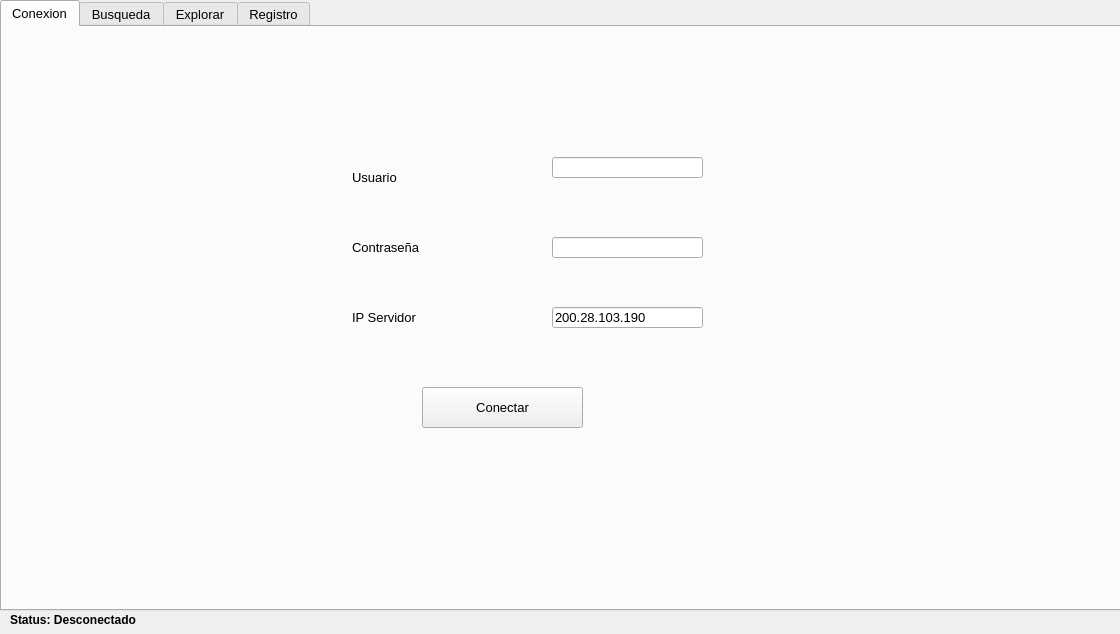
<?xml version="1.0" encoding="UTF-8"?>
<ui version="4.0">
 <class>Widget</class>
 <widget class="QWidget" name="Widget">
  <property name="geometry">
   <rect>
    <x>0</x>
    <y>0</y>
    <width>1120</width>
    <height>634</height>
   </rect>
  </property>
  <property name="windowTitle">
   <string>Widget</string>
  </property>
  <widget class="QTabWidget" name="tabWidget">
   <property name="geometry">
    <rect>
     <x>0</x>
     <y>0</y>
     <width>1121</width>
     <height>611</height>
    </rect>
   </property>
   <property name="font">
    <font>
     <pointsize>10</pointsize>
    </font>
   </property>
   <property name="currentIndex">
    <number>0</number>
   </property>
   <property name="iconSize">
    <size>
     <width>50</width>
     <height>50</height>
    </size>
   </property>
   <widget class="QWidget" name="tab_3">
    <attribute name="title">
     <string>Conexion</string>
    </attribute>
    <widget class="QLabel" name="label_8">
     <property name="geometry">
      <rect>
       <x>350</x>
       <y>140</y>
       <width>91</width>
       <height>20</height>
      </rect>
     </property>
     <property name="text">
      <string>Usuario</string>
     </property>
    </widget>
    <widget class="QLabel" name="label_16">
     <property name="geometry">
      <rect>
       <x>350</x>
       <y>280</y>
       <width>91</width>
       <height>20</height>
      </rect>
     </property>
     <property name="text">
      <string>IP Servidor</string>
     </property>
    </widget>
    <widget class="QPushButton" name="conexion_conectar">
     <property name="geometry">
      <rect>
       <x>420</x>
       <y>360</y>
       <width>161</width>
       <height>41</height>
      </rect>
     </property>
     <property name="text">
      <string>Conectar</string>
     </property>
    </widget>
    <widget class="QLabel" name="label_15">
     <property name="geometry">
      <rect>
       <x>350</x>
       <y>210</y>
       <width>91</width>
       <height>20</height>
      </rect>
     </property>
     <property name="text">
      <string>Contraseña</string>
     </property>
    </widget>
    <widget class="QLineEdit" name="conexion_usuario">
     <property name="geometry">
      <rect>
       <x>550</x>
       <y>130</y>
       <width>151</width>
       <height>21</height>
      </rect>
     </property>
     <property name="text">
      <string/>
     </property>
    </widget>
    <widget class="QLineEdit" name="conexion_password">
     <property name="geometry">
      <rect>
       <x>550</x>
       <y>210</y>
       <width>151</width>
       <height>21</height>
      </rect>
     </property>
     <property name="text">
      <string/>
     </property>
     <property name="echoMode">
      <enum>QLineEdit::Password</enum>
     </property>
    </widget>
    <widget class="QLineEdit" name="conexion_ip">
     <property name="geometry">
      <rect>
       <x>550</x>
       <y>280</y>
       <width>151</width>
       <height>21</height>
      </rect>
     </property>
     <property name="text">
      <string>200.28.103.190</string>
     </property>
    </widget>
   </widget>
   <widget class="QWidget" name="tab">
    <attribute name="title">
     <string>Busqueda</string>
    </attribute>
    <widget class="QTreeWidget" name="busqueda_filtros">
     <property name="geometry">
      <rect>
       <x>10</x>
       <y>80</y>
       <width>501</width>
       <height>111</height>
      </rect>
     </property>
     <property name="font">
      <font>
       <pointsize>9</pointsize>
      </font>
     </property>
     <property name="sortingEnabled">
      <bool>true</bool>
     </property>
     <attribute name="headerDefaultSectionSize">
      <number>150</number>
     </attribute>
     <column>
      <property name="text">
       <string>Parametro</string>
      </property>
     </column>
     <column>
      <property name="text">
       <string>Condicion</string>
      </property>
     </column>
     <column>
      <property name="text">
       <string>Valor</string>
      </property>
     </column>
    </widget>
    <widget class="QPushButton" name="busqueda_agregar_filtro">
     <property name="geometry">
      <rect>
       <x>10</x>
       <y>20</y>
       <width>141</width>
       <height>31</height>
      </rect>
     </property>
     <property name="text">
      <string>Agregar Filtro</string>
     </property>
    </widget>
    <widget class="QLabel" name="label">
     <property name="geometry">
      <rect>
       <x>10</x>
       <y>60</y>
       <width>63</width>
       <height>20</height>
      </rect>
     </property>
     <property name="text">
      <string>Filtros</string>
     </property>
    </widget>
    <widget class="QPushButton" name="busqueda_eliminar_filtro">
     <property name="geometry">
      <rect>
       <x>190</x>
       <y>20</y>
       <width>141</width>
       <height>31</height>
      </rect>
     </property>
     <property name="text">
      <string>Eliminar Filtro</string>
     </property>
    </widget>
    <widget class="QTreeWidget" name="busqueda_resultados">
     <property name="geometry">
      <rect>
       <x>10</x>
       <y>210</y>
       <width>501</width>
       <height>131</height>
      </rect>
     </property>
     <property name="font">
      <font>
       <pointsize>9</pointsize>
      </font>
     </property>
     <property name="sortingEnabled">
      <bool>true</bool>
     </property>
     <attribute name="headerDefaultSectionSize">
      <number>90</number>
     </attribute>
     <column>
      <property name="text">
       <string>Experimento</string>
      </property>
     </column>
     <column>
      <property name="text">
       <string>Jornada</string>
      </property>
     </column>
     <column>
      <property name="text">
       <string>Parametros</string>
      </property>
     </column>
     <column>
      <property name="text">
       <string>Archivos</string>
      </property>
     </column>
     <column>
      <property name="text">
       <string>Seleccion</string>
      </property>
     </column>
    </widget>
    <widget class="QLabel" name="label_2">
     <property name="geometry">
      <rect>
       <x>10</x>
       <y>190</y>
       <width>131</width>
       <height>20</height>
      </rect>
     </property>
     <property name="text">
      <string>Resultados</string>
     </property>
    </widget>
    <widget class="QPushButton" name="busqueda_buscar">
     <property name="geometry">
      <rect>
       <x>370</x>
       <y>20</y>
       <width>141</width>
       <height>31</height>
      </rect>
     </property>
     <property name="text">
      <string>Buscar</string>
     </property>
    </widget>
    <widget class="QTreeWidget" name="busqueda_parametros">
     <property name="geometry">
      <rect>
       <x>10</x>
       <y>360</y>
       <width>501</width>
       <height>201</height>
      </rect>
     </property>
     <property name="font">
      <font>
       <pointsize>9</pointsize>
      </font>
     </property>
     <property name="sortingEnabled">
      <bool>true</bool>
     </property>
     <attribute name="headerDefaultSectionSize">
      <number>120</number>
     </attribute>
     <column>
      <property name="text">
       <string>Datapoint</string>
      </property>
     </column>
     <column>
      <property name="text">
       <string>Parametro</string>
      </property>
     </column>
     <column>
      <property name="text">
       <string>Valor</string>
      </property>
     </column>
     <column>
      <property name="text">
       <string>Unidad</string>
      </property>
     </column>
    </widget>
    <widget class="QLabel" name="label_3">
     <property name="geometry">
      <rect>
       <x>10</x>
       <y>340</y>
       <width>171</width>
       <height>20</height>
      </rect>
     </property>
     <property name="text">
      <string>Parametros</string>
     </property>
    </widget>
    <widget class="QTreeWidget" name="busqueda_archivos">
     <property name="geometry">
      <rect>
       <x>520</x>
       <y>360</y>
       <width>591</width>
       <height>201</height>
      </rect>
     </property>
     <property name="font">
      <font>
       <pointsize>9</pointsize>
      </font>
     </property>
     <property name="sortingEnabled">
      <bool>true</bool>
     </property>
     <column>
      <property name="text">
       <string>Datapoint</string>
      </property>
     </column>
     <column>
      <property name="text">
       <string>Archivo</string>
      </property>
     </column>
    </widget>
    <widget class="QLabel" name="label_4">
     <property name="geometry">
      <rect>
       <x>520</x>
       <y>340</y>
       <width>171</width>
       <height>20</height>
      </rect>
     </property>
     <property name="text">
      <string>Archivos</string>
     </property>
    </widget>
    <widget class="QFrame" name="frame">
     <property name="geometry">
      <rect>
       <x>520</x>
       <y>30</y>
       <width>591</width>
       <height>261</height>
      </rect>
     </property>
     <property name="frameShape">
      <enum>QFrame::StyledPanel</enum>
     </property>
     <property name="frameShadow">
      <enum>QFrame::Raised</enum>
     </property>
     <widget class="PlotWidget" name="busqueda_preview_graph" native="true">
      <property name="geometry">
       <rect>
        <x>0</x>
        <y>0</y>
        <width>591</width>
        <height>261</height>
       </rect>
      </property>
      <property name="font">
       <font>
        <pointsize>9</pointsize>
       </font>
      </property>
      <property name="autoFillBackground">
       <bool>false</bool>
      </property>
     </widget>
     <widget class="QLabel" name="busqueda_preview_image">
      <property name="geometry">
       <rect>
        <x>0</x>
        <y>0</y>
        <width>591</width>
        <height>261</height>
       </rect>
      </property>
      <property name="font">
       <font>
        <pointsize>9</pointsize>
       </font>
      </property>
      <property name="text">
       <string/>
      </property>
      <property name="alignment">
       <set>Qt::AlignCenter</set>
      </property>
     </widget>
     <widget class="QTextBrowser" name="busqueda_preview_text">
      <property name="geometry">
       <rect>
        <x>0</x>
        <y>0</y>
        <width>591</width>
        <height>261</height>
       </rect>
      </property>
      <property name="font">
       <font>
        <pointsize>9</pointsize>
       </font>
      </property>
      <property name="html">
       <string>&lt;!DOCTYPE HTML PUBLIC &quot;-//W3C//DTD HTML 4.0//EN&quot; &quot;http://www.w3.org/TR/REC-html40/strict.dtd&quot;&gt;
&lt;html&gt;&lt;head&gt;&lt;meta name=&quot;qrichtext&quot; content=&quot;1&quot; /&gt;&lt;meta charset=&quot;utf-8&quot; /&gt;&lt;style type=&quot;text/css&quot;&gt;
p, li { white-space: pre-wrap; }
&lt;/style&gt;&lt;/head&gt;&lt;body style=&quot; font-family:'Segoe UI'; font-size:9pt; font-weight:400; font-style:normal;&quot;&gt;
&lt;p style=&quot;-qt-paragraph-type:empty; margin-top:12px; margin-bottom:12px; margin-left:0px; margin-right:0px; -qt-block-indent:0; text-indent:0px;&quot;&gt;&lt;br /&gt;&lt;/p&gt;&lt;/body&gt;&lt;/html&gt;</string>
      </property>
     </widget>
    </widget>
    <widget class="QLabel" name="label_5">
     <property name="geometry">
      <rect>
       <x>520</x>
       <y>10</y>
       <width>171</width>
       <height>20</height>
      </rect>
     </property>
     <property name="text">
      <string>Preview</string>
     </property>
    </widget>
    <widget class="QPushButton" name="busqueda_descargar">
     <property name="geometry">
      <rect>
       <x>520</x>
       <y>300</y>
       <width>191</width>
       <height>31</height>
      </rect>
     </property>
     <property name="text">
      <string>Descargar Seleccion</string>
     </property>
    </widget>
    <widget class="QLabel" name="busqueda_preview_label">
     <property name="geometry">
      <rect>
       <x>590</x>
       <y>10</y>
       <width>521</width>
       <height>20</height>
      </rect>
     </property>
     <property name="text">
      <string/>
     </property>
     <property name="alignment">
      <set>Qt::AlignRight|Qt::AlignTrailing|Qt::AlignVCenter</set>
     </property>
    </widget>
    <widget class="QLabel" name="busqueda_label_resultados">
     <property name="geometry">
      <rect>
       <x>740</x>
       <y>310</y>
       <width>101</width>
       <height>20</height>
      </rect>
     </property>
     <property name="layoutDirection">
      <enum>Qt::LeftToRight</enum>
     </property>
     <property name="text">
      <string>Experimento:</string>
     </property>
     <property name="alignment">
      <set>Qt::AlignLeading|Qt::AlignLeft|Qt::AlignVCenter</set>
     </property>
    </widget>
    <widget class="QLabel" name="busqueda_label_resultados_2">
     <property name="geometry">
      <rect>
       <x>740</x>
       <y>330</y>
       <width>101</width>
       <height>20</height>
      </rect>
     </property>
     <property name="layoutDirection">
      <enum>Qt::LeftToRight</enum>
     </property>
     <property name="text">
      <string>Jornada:</string>
     </property>
     <property name="alignment">
      <set>Qt::AlignLeading|Qt::AlignLeft|Qt::AlignVCenter</set>
     </property>
    </widget>
    <widget class="QLabel" name="busqueda_label_jornada">
     <property name="geometry">
      <rect>
       <x>860</x>
       <y>330</y>
       <width>241</width>
       <height>20</height>
      </rect>
     </property>
     <property name="layoutDirection">
      <enum>Qt::LeftToRight</enum>
     </property>
     <property name="text">
      <string>-</string>
     </property>
     <property name="alignment">
      <set>Qt::AlignLeading|Qt::AlignLeft|Qt::AlignVCenter</set>
     </property>
    </widget>
    <widget class="QLabel" name="busqueda_label_experimento">
     <property name="geometry">
      <rect>
       <x>860</x>
       <y>310</y>
       <width>241</width>
       <height>20</height>
      </rect>
     </property>
     <property name="layoutDirection">
      <enum>Qt::LeftToRight</enum>
     </property>
     <property name="text">
      <string>-</string>
     </property>
     <property name="alignment">
      <set>Qt::AlignLeading|Qt::AlignLeft|Qt::AlignVCenter</set>
     </property>
    </widget>
   </widget>
   <widget class="QWidget" name="tab_2">
    <attribute name="title">
     <string>Explorar</string>
    </attribute>
    <widget class="QTreeWidget" name="explorar_archivos">
     <property name="geometry">
      <rect>
       <x>20</x>
       <y>30</y>
       <width>481</width>
       <height>531</height>
      </rect>
     </property>
     <property name="font">
      <font>
       <pointsize>9</pointsize>
      </font>
     </property>
     <property name="indentation">
      <number>10</number>
     </property>
     <property name="sortingEnabled">
      <bool>true</bool>
     </property>
     <property name="allColumnsShowFocus">
      <bool>true</bool>
     </property>
     <property name="wordWrap">
      <bool>true</bool>
     </property>
     <property name="columnCount">
      <number>3</number>
     </property>
     <attribute name="headerCascadingSectionResizes">
      <bool>true</bool>
     </attribute>
     <attribute name="headerDefaultSectionSize">
      <number>175</number>
     </attribute>
     <attribute name="headerStretchLastSection">
      <bool>true</bool>
     </attribute>
     <column>
      <property name="text">
       <string>Archivos</string>
      </property>
     </column>
     <column>
      <property name="text">
       <string>Datapoint</string>
      </property>
     </column>
     <column>
      <property name="text">
       <string>Seleccion</string>
      </property>
     </column>
    </widget>
    <widget class="QFrame" name="frame_2">
     <property name="geometry">
      <rect>
       <x>510</x>
       <y>30</y>
       <width>591</width>
       <height>261</height>
      </rect>
     </property>
     <property name="frameShape">
      <enum>QFrame::StyledPanel</enum>
     </property>
     <property name="frameShadow">
      <enum>QFrame::Raised</enum>
     </property>
     <widget class="PlotWidget" name="explorar_preview_graph" native="true">
      <property name="geometry">
       <rect>
        <x>0</x>
        <y>0</y>
        <width>591</width>
        <height>261</height>
       </rect>
      </property>
      <property name="font">
       <font>
        <pointsize>9</pointsize>
       </font>
      </property>
      <property name="autoFillBackground">
       <bool>false</bool>
      </property>
     </widget>
     <widget class="QLabel" name="explorar_preview_image">
      <property name="geometry">
       <rect>
        <x>0</x>
        <y>0</y>
        <width>591</width>
        <height>261</height>
       </rect>
      </property>
      <property name="font">
       <font>
        <pointsize>9</pointsize>
       </font>
      </property>
      <property name="text">
       <string/>
      </property>
      <property name="alignment">
       <set>Qt::AlignCenter</set>
      </property>
     </widget>
     <widget class="QTextBrowser" name="explorar_preview_text">
      <property name="geometry">
       <rect>
        <x>0</x>
        <y>0</y>
        <width>591</width>
        <height>261</height>
       </rect>
      </property>
      <property name="font">
       <font>
        <pointsize>9</pointsize>
       </font>
      </property>
      <property name="html">
       <string>&lt;!DOCTYPE HTML PUBLIC &quot;-//W3C//DTD HTML 4.0//EN&quot; &quot;http://www.w3.org/TR/REC-html40/strict.dtd&quot;&gt;
&lt;html&gt;&lt;head&gt;&lt;meta name=&quot;qrichtext&quot; content=&quot;1&quot; /&gt;&lt;meta charset=&quot;utf-8&quot; /&gt;&lt;style type=&quot;text/css&quot;&gt;
p, li { white-space: pre-wrap; }
&lt;/style&gt;&lt;/head&gt;&lt;body style=&quot; font-family:'Segoe UI'; font-size:9pt; font-weight:400; font-style:normal;&quot;&gt;
&lt;p style=&quot;-qt-paragraph-type:empty; margin-top:12px; margin-bottom:12px; margin-left:0px; margin-right:0px; -qt-block-indent:0; text-indent:0px;&quot;&gt;&lt;br /&gt;&lt;/p&gt;&lt;/body&gt;&lt;/html&gt;</string>
      </property>
     </widget>
    </widget>
    <widget class="QLabel" name="label_6">
     <property name="geometry">
      <rect>
       <x>510</x>
       <y>10</y>
       <width>171</width>
       <height>20</height>
      </rect>
     </property>
     <property name="text">
      <string>Preview</string>
     </property>
    </widget>
    <widget class="QPushButton" name="explorar_descargar">
     <property name="geometry">
      <rect>
       <x>510</x>
       <y>520</y>
       <width>221</width>
       <height>41</height>
      </rect>
     </property>
     <property name="text">
      <string>Descargar Seleccionados</string>
     </property>
    </widget>
    <widget class="QTreeWidget" name="explorar_parametros">
     <property name="geometry">
      <rect>
       <x>510</x>
       <y>320</y>
       <width>591</width>
       <height>151</height>
      </rect>
     </property>
     <property name="font">
      <font>
       <pointsize>9</pointsize>
      </font>
     </property>
     <property name="sortingEnabled">
      <bool>true</bool>
     </property>
     <property name="allColumnsShowFocus">
      <bool>true</bool>
     </property>
     <property name="wordWrap">
      <bool>true</bool>
     </property>
     <column>
      <property name="text">
       <string>Datapoint</string>
      </property>
     </column>
     <column>
      <property name="text">
       <string>Parametro</string>
      </property>
     </column>
     <column>
      <property name="text">
       <string>Valor</string>
      </property>
     </column>
     <column>
      <property name="text">
       <string>Unidad</string>
      </property>
     </column>
    </widget>
    <widget class="QLabel" name="label_7">
     <property name="geometry">
      <rect>
       <x>510</x>
       <y>300</y>
       <width>171</width>
       <height>20</height>
      </rect>
     </property>
     <property name="text">
      <string>Parametros</string>
     </property>
    </widget>
    <widget class="QLabel" name="explorar_preview_label">
     <property name="geometry">
      <rect>
       <x>930</x>
       <y>10</y>
       <width>171</width>
       <height>20</height>
      </rect>
     </property>
     <property name="text">
      <string/>
     </property>
     <property name="alignment">
      <set>Qt::AlignRight|Qt::AlignTrailing|Qt::AlignVCenter</set>
     </property>
    </widget>
   </widget>
   <widget class="QWidget" name="tab_6">
    <attribute name="title">
     <string>Registro</string>
    </attribute>
    <widget class="QTextBrowser" name="log">
     <property name="geometry">
      <rect>
       <x>20</x>
       <y>50</y>
       <width>1071</width>
       <height>511</height>
      </rect>
     </property>
     <property name="font">
      <font>
       <pointsize>9</pointsize>
      </font>
     </property>
     <property name="html">
      <string>&lt;!DOCTYPE HTML PUBLIC &quot;-//W3C//DTD HTML 4.0//EN&quot; &quot;http://www.w3.org/TR/REC-html40/strict.dtd&quot;&gt;
&lt;html&gt;&lt;head&gt;&lt;meta name=&quot;qrichtext&quot; content=&quot;1&quot; /&gt;&lt;meta charset=&quot;utf-8&quot; /&gt;&lt;style type=&quot;text/css&quot;&gt;
p, li { white-space: pre-wrap; }
&lt;/style&gt;&lt;/head&gt;&lt;body style=&quot; font-family:'Segoe UI'; font-size:9pt; font-weight:400; font-style:normal;&quot;&gt;
&lt;p style=&quot;-qt-paragraph-type:empty; margin-top:12px; margin-bottom:12px; margin-left:0px; margin-right:0px; -qt-block-indent:0; text-indent:0px;&quot;&gt;&lt;br /&gt;&lt;/p&gt;&lt;/body&gt;&lt;/html&gt;</string>
     </property>
    </widget>
    <widget class="QLabel" name="label_92">
     <property name="geometry">
      <rect>
       <x>380</x>
       <y>10</y>
       <width>331</width>
       <height>31</height>
      </rect>
     </property>
     <property name="font">
      <font>
       <pointsize>10</pointsize>
       <bold>false</bold>
      </font>
     </property>
     <property name="text">
      <string>Registro de Eventos</string>
     </property>
     <property name="alignment">
      <set>Qt::AlignCenter</set>
     </property>
    </widget>
   </widget>
  </widget>
  <widget class="QLabel" name="status">
   <property name="geometry">
    <rect>
     <x>10</x>
     <y>610</y>
     <width>471</width>
     <height>20</height>
    </rect>
   </property>
   <property name="font">
    <font>
     <bold>true</bold>
    </font>
   </property>
   <property name="text">
    <string>Status: Desconectado</string>
   </property>
  </widget>
 </widget>
 <customwidgets>
  <customwidget>
   <class>PlotWidget</class>
   <extends>QWidget</extends>
   <header location="global">pyqtgraph</header>
   <container>1</container>
  </customwidget>
 </customwidgets>
 <resources/>
 <connections/>
</ui>
